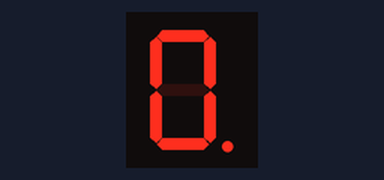
A sketch run on a simulated Arduino Uno, built with avr-gcc and run on an emulated ATmega328P. Parts: 1-digit seven-segment display. Wiring (inferred from the names in the program): 1-digit 7-segment display, segments lit when HIGH: segments pin 2, pin 3, pin 4, pin 5, pin 6, pin 7, pin 8, pin 5. The segment pins are drawn as the display they are named for.

Above: at 0.1 s.
At 1.1 s:
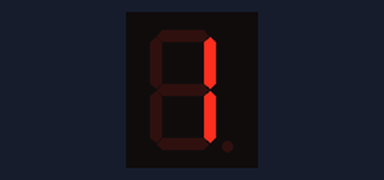
At 2.1 s:
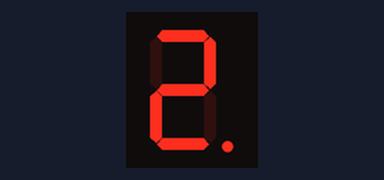
At 4.1 s:
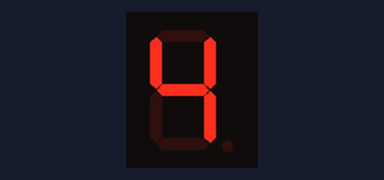
At 6.1 s:
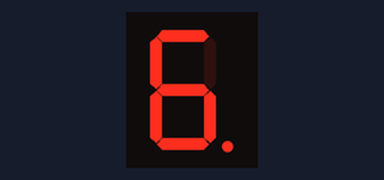
At 9.1 s:
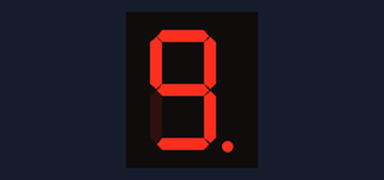

Measured:
- by itself, everything shown: repeats every 10.0 s, in 10 steps
- what the display in image 1 shows lasts 1.0 s, from 1.0 s to 2.0 s

The sketch:

Dk_led_7_thanh.ino
```cpp
const int aPin=2;
const int bPin=3;
const int cPin=4;
const int dPin=5;
const int ePin=6;
const int fPin=7;
const int gPin=8;
//ma led 7 thanh katot chung
unsigned char led7Hex[]={0x3F,0x06,0x5B,0x4F,0x66,0x6D,0x7D,0x07,0x7F,0x6F};
void led7Write_Byte(unsigned char b){
  //lay bit thu D0  (A) neu ==1 lay muc cao ==0 lay muc thap
  if(((b>>0 ) &0x01)==1){
    digitalWrite(aPin, HIGH);
  }else {
    digitalWrite(aPin,LOW);
  }
  if(((b>>1) &0x01)==1){
    digitalWrite(bPin, HIGH);
  }else {
    digitalWrite(bPin,LOW);
  }
  if(((b>>2 ) &0x01)==1){
    digitalWrite(cPin, HIGH);
  }else {
    digitalWrite(cPin,LOW);
  }
  if(((b>>3 ) &0x01)==1){
    digitalWrite(dPin, HIGH);
  }else {
    digitalWrite(dPin,LOW);
  }
  if(((b>>4 ) &0x01)==1){
    digitalWrite(ePin, HIGH);
  }else {
    digitalWrite(ePin,LOW);
  }
  if(((b>>5) &0x01)==1){
    digitalWrite(fPin, HIGH);
  }else {
    digitalWrite(fPin,LOW);
  }
  if(((b>>6) &0x01)==1){
    digitalWrite(gPin, HIGH);
  }else {
    digitalWrite(gPin,LOW);
  }
}
void setup() {
  pinMode(aPin, OUTPUT);
  pinMode(bPin, OUTPUT);
  pinMode(cPin, OUTPUT);
  pinMode(dPin, OUTPUT);
  pinMode(ePin, OUTPUT);
  pinMode(fPin, OUTPUT);
  pinMode(gPin, OUTPUT);
}
void loop() {
  for(int i=0;i<10;i++){
    led7Write_Byte(led7Hex[i]);
    delay(1000);
  }
}
```
